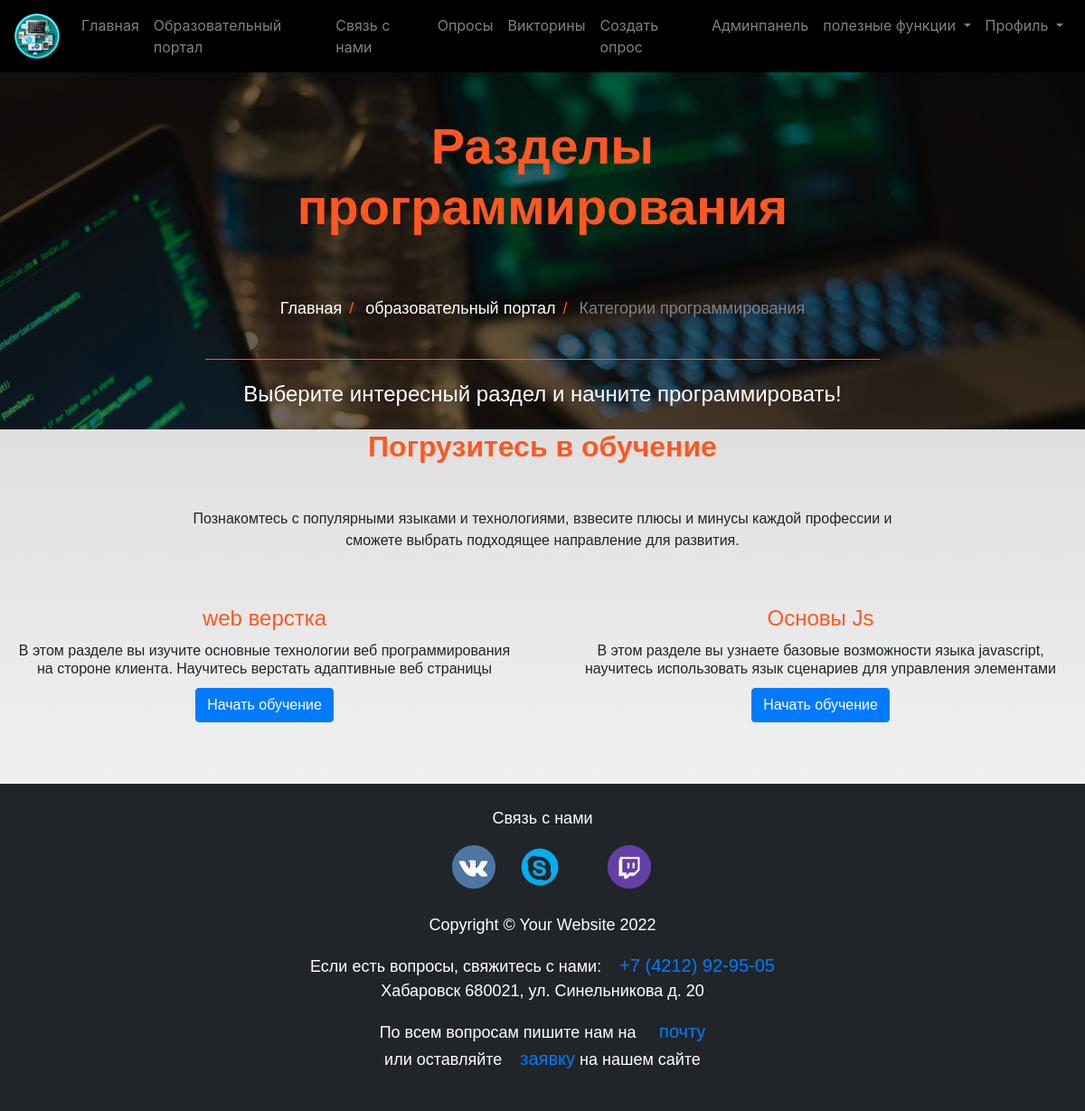
Screenshot of /educate_portal/ (signed in) with the database file from the repository.
### educate_portal/models.py (models this page shows, shortened)
class Standard(models.Model):
    name = models.CharField(max_length=100, unique=True)
    slug = models.SlugField(null=True, blank=True)
    description = models.TextField(max_length=500, blank=True)
    class Meta:
        verbose_name = 'Предмет обучения'
        verbose_name_plural = 'Предмет обучения'

### educate_portal/views.py (the view)
# urls.py: path('', views.StandardListView.as_view(), name='standard_list'),
class StandardListView(ListView):
    context_object_name = 'standards'
    model = Standard
    template_name = 'educate_portal/standard_list_view.html'

### educate_portal/templates/educate_portal/standard_list_view.html (shortened to what this page needs)
{% extends 'base.html' %}
{% load static %}
{% block image_block %}
<header class="info-header">
  <div id="page-intro" class="container-fluid d-flex align-items-center justify-content-center ">
    <div class="row d-flex justify-content-center text-center">
      <div class="col-md-10 text-white">
        <h2 class="display-4 font-weight-bold  p-5 " style="color:#ff5722;">Разделы программирования</h2>
        <div class="row d-flex justify-content-center text-center">
          <ul class="breadcrumb">
            <li><a href="{% url 'index' %}">Главная</a></li>
            <li><a href="{% url 'educate_portal:standard_list' %}">образовательный портал</a></li>
            <li class="disabled-text">Категории программирования</li>
          </ul>
        </div>
        <hr style="color:#ff5722;">
        <h4 class="white-text my-4">Выберите интересный раздел и начните программировать!</h4>
  </div>
</header>
{% endblock %}
{% block content %}
<section class="text-center">
  <h2 class="mb-5 font-weight-bold" style="color:#ff5722;">Погрузитесь в обучение</h2>
  <div class="row d-flex justify-content-center mb-4">
    <div class="col-md-8">
      <p class="grey-text">Познакомтесь с популярными языками и технологиями, взвесите плюсы и минусы каждой профессии и сможете выбрать подходящее направление для развития.
        </p>
    </div>
  </div>
  <div class="row">
          {% for standard in standards %}
          <div class="col-md-6 d-flex mb-5 justify-content-center">
            <div class=" text-center" >
              <div class="card-body">
                <h4 class="card-title" style="color:#ff5722;">{{standard.name}}</h4>
                <h6 class="card-title">{{standard.description }}</h6>
                {% if user.is_authenticated %}
                <a href="{% url 'educate_portal:subject_list' slug=standard.slug %}" class="btn btn-primary"  >Начать обучение</a>
                {%else%}
                <p>Зарегистрируйтесь или войдите</p>
                <a href="{% url 'user_login' %}" class="btn btn-primary" >Войти</a>
                <a href="{% url 'register' %}" class="btn btn-primary" >Зарегистрироваться</a>
                {%endif%}
              </div>
            </div>
          </div>
          {% endfor %}
  </div>
</section>
{%endblock%}

### static/css/master_css.css (style rules this page uses)
.text-white { color: white; }
hr { border-color: inherit; }
.info-header { height: 60%; }
#page-intro { height: 100%; }
#page-intro { background: linear-gradient(rgba(0, 0, 0, 0.5), rgba(0, 0, 0, 0.5)), url("../Images/222.jpg")no-repeat center center fixed; -webkit-background-size: cover; -moz-background-size: cover; -o-background-size: cover; background-size: cover; }
ul.breadcrumb { padding: 10px 16px; list-style: none; background-color: transparent; }
ul.breadcrumb li { display: inline; font-size: 18px; }
ul.breadcrumb li+li:before { padding: 8px; color: #ff5722; content: "/\00a0"; }
ul.breadcrumb li a { color: white; text-decoration: none; }
.disabled-text { color: gray; }
html { scroll-behavior: smooth; height: 100%; width: 100%; }
a { text-decoration: none !important; color: black; }
html, body { max-width: 100%; overflow-x: hidden; height: 100%; width: 100%; }
body { background: linear-gradient(rgba(0, 0, 0, 0.2), rgba(255, 255, 255, 0.5)); overflow-x: hidden; background-repeat: no-repeat; }

### rows the page displays
Standard: name "web верстка", description "В этом разделе вы изучите основные технологии веб программирования на стороне клиента. Научитесь верстать адаптивные веб страницы"
Standard: name "Основы Js", description "В этом разделе вы узнаете базовые возможности языка javascript, научитесь использовать язык сценариев для управления элементами"
